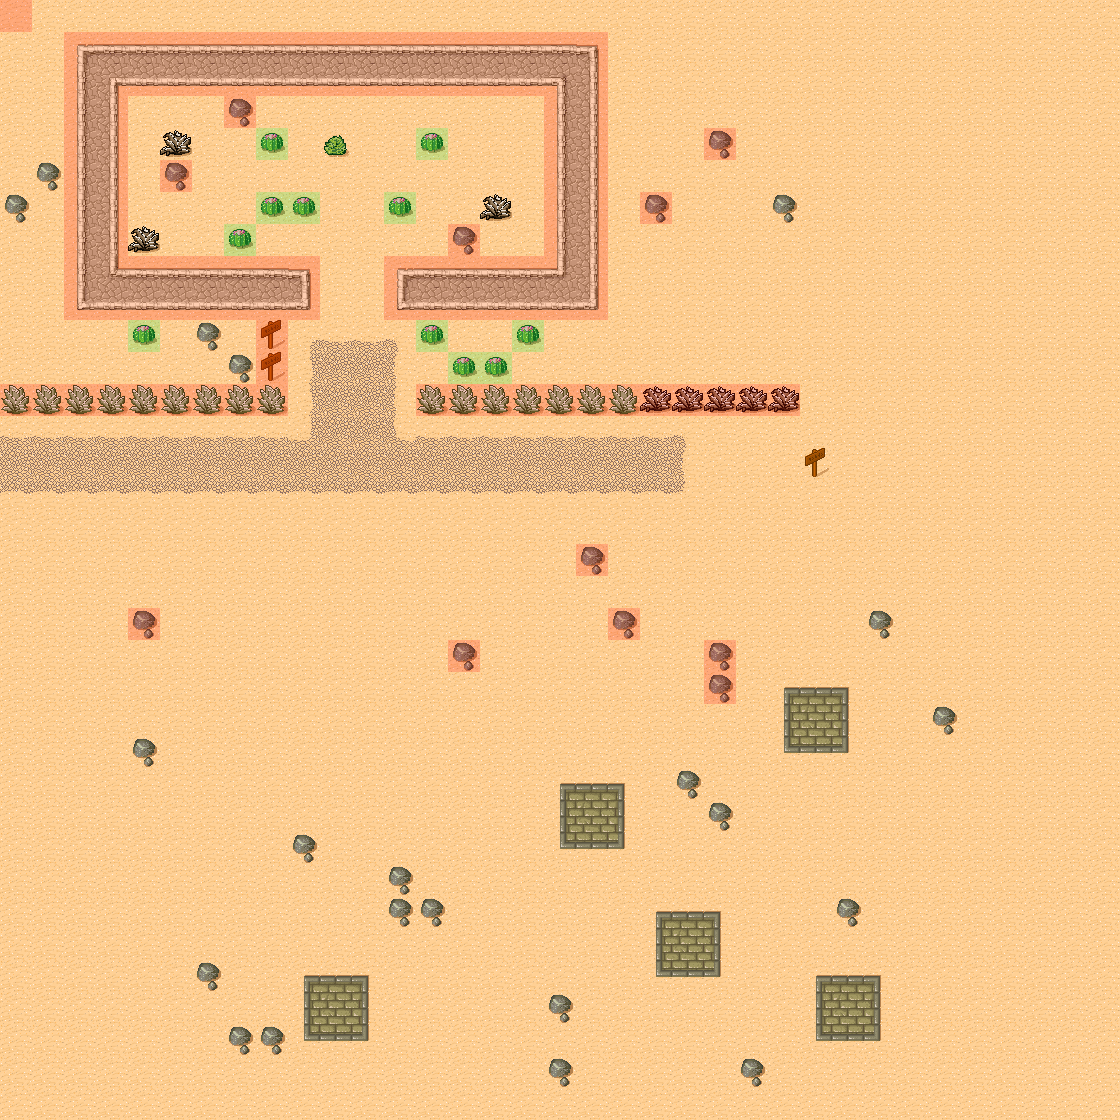

Below is a game level as drawn by its tile map, then a one-line description and the .tmx that defines it (tile-layer data replaced by summaries):
An orthogonal 35x35 tile map with 32x32 px tiles, 3 tile layers (Background, Foreground, Meta), 2 tilesets and 2 objects (SpawnPoint).

<map version="1.0" orientation="orthogonal" width="35" height="35" tilewidth="32" tileheight="32">
 <tileset firstgid="1" name="tmw_desert_spacing" tilewidth="32" tileheight="32" spacing="1" margin="1">
  <image source="TileGameResources/tmw_desert_spacing.png" width="265" height="199" />
 </tileset>
 <tileset firstgid="49" name="meta_tiles" tilewidth="32" tileheight="32" spacing="1" margin="1">
  <image source="TileGameResources/meta_tiles.png" width="67" height="34" />
  <tile id="0">
   <properties>
    <property name="Collidable" value="True" />
   </properties>
  </tile>
  <tile id="1">
   <properties>
    <property name="Collectable" value="True" />
   </properties>
  </tile>
 </tileset>
 <layer name="Background" width="35" height="35">
  <data>[1225 cells, 1225 non-empty, 37 distinct tile ids]</data>
 </layer>
 <objectgroup name="Objects" width="35" height="35">
  <object name="SpawnPoint" x="107" y="454" />
  <object x="102" y="977" width="10" />
 </objectgroup>
 <layer name="Foreground" width="35" height="35">
  <data>[1225 cells, 11 non-empty, 1 distinct tile ids]</data>
 </layer>
 <layer name="Meta" width="35" height="35">
  <data>[1225 cells, 130 non-empty, 2 distinct tile ids]</data>
 </layer>
</map>
